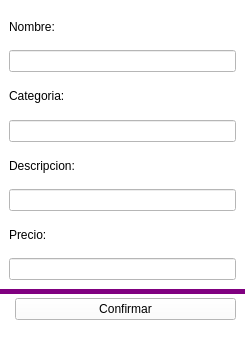
<?xml version="1.0" encoding="UTF-8"?>
<ui version="4.0">
 <class>Form</class>
 <widget class="QWidget" name="Form">
  <property name="geometry">
   <rect>
    <x>0</x>
    <y>0</y>
    <width>245</width>
    <height>341</height>
   </rect>
  </property>
  <property name="windowTitle">
   <string>Agregar producto</string>
  </property>
  <property name="styleSheet">
   <string notr="true">background-color: rgb(255, 255, 255);</string>
  </property>
  <layout class="QVBoxLayout" name="verticalLayout" stretch="11,2">
   <property name="spacing">
    <number>0</number>
   </property>
   <property name="leftMargin">
    <number>0</number>
   </property>
   <property name="topMargin">
    <number>0</number>
   </property>
   <property name="rightMargin">
    <number>0</number>
   </property>
   <property name="bottomMargin">
    <number>0</number>
   </property>
   <item>
    <widget class="QWidget" name="widget" native="true">
     <layout class="QVBoxLayout" name="verticalLayout_2">
      <item>
       <widget class="QLabel" name="label_2">
        <property name="text">
         <string>Nombre:</string>
        </property>
       </widget>
      </item>
      <item>
       <widget class="QLineEdit" name="nombreA"/>
      </item>
      <item>
       <widget class="QLabel" name="label">
        <property name="text">
         <string>Categoria:</string>
        </property>
       </widget>
      </item>
      <item>
       <widget class="QLineEdit" name="categoriaA"/>
      </item>
      <item>
       <widget class="QLabel" name="label_4">
        <property name="text">
         <string>Descripcion:</string>
        </property>
       </widget>
      </item>
      <item>
       <widget class="QLineEdit" name="descripcionA"/>
      </item>
      <item>
       <widget class="QLabel" name="label_3">
        <property name="text">
         <string>Precio:</string>
        </property>
       </widget>
      </item>
      <item>
       <widget class="QLineEdit" name="precioA"/>
      </item>
     </layout>
    </widget>
   </item>
   <item>
    <widget class="QWidget" name="widget_2" native="true">
     <property name="styleSheet">
      <string notr="true">#widget_2{border-top: 5px solid purple ;}</string>
     </property>
     <layout class="QFormLayout" name="formLayout">
      <item row="4" column="1">
       <widget class="QPushButton" name="confirmarA">
        <property name="text">
         <string>Confirmar</string>
        </property>
       </widget>
      </item>
     </layout>
    </widget>
   </item>
  </layout>
 </widget>
 <resources/>
 <connections/>
</ui>
